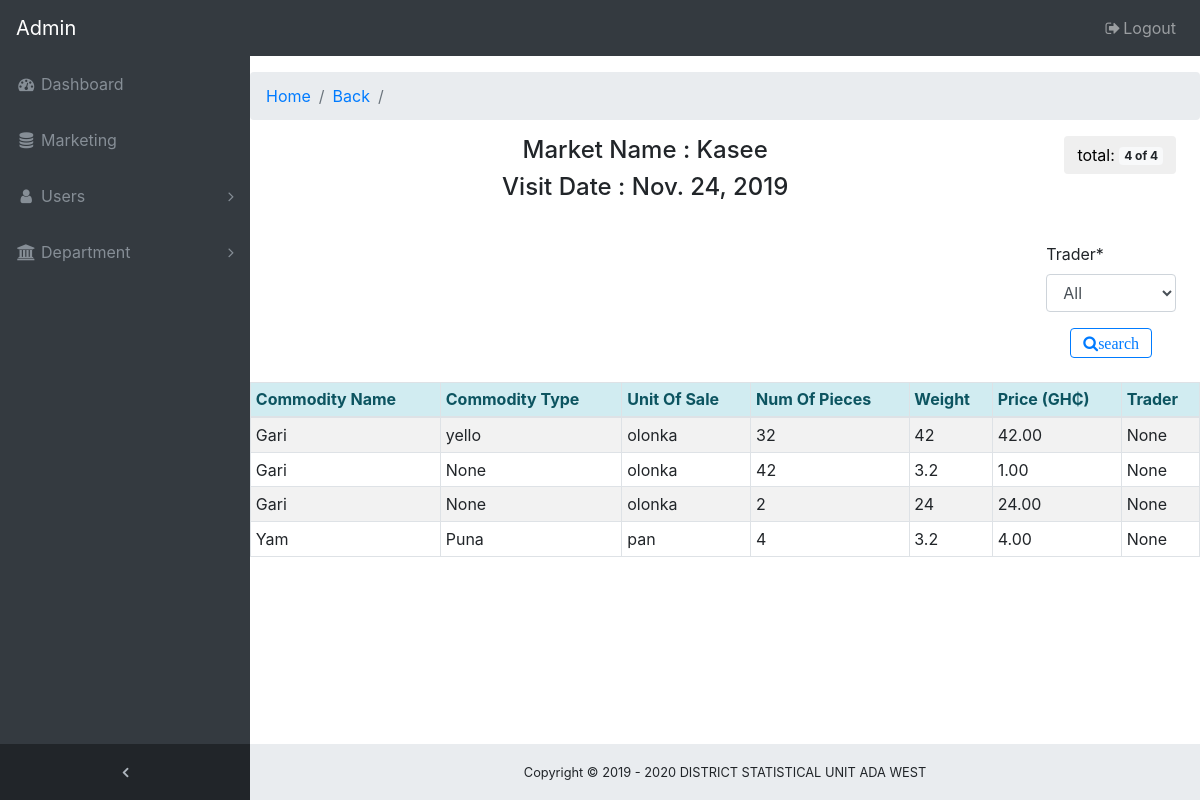
Page /all_productes/13/ on the committed database.
### market/models.py (models this page shows, shortened)
class Visit(BaseModel):
    market_name = models.ForeignKey(Market,on_delete=models.CASCADE,related_name='visits')
    date = models.DateField(default=timezone.now)
    class Meta:
        ordering = ['-date_add']

class Market(BaseModel):
    name = models.CharField(max_length=50,unique=True,help_text='create a new market')
    def __str__(self):
        return self.name
    class Meta:
        verbose_name_plural = 'Market'
        verbose_name = 'Market'
        ordering = ['-date_add']

class Commodity_type(BaseModel):
    visit_day = models.ForeignKey(Visit,on_delete=models.CASCADE,related_name='commodity_visits')
    commodity_type = models.ForeignKey(Commodity,on_delete=models.CASCADE,verbose_name='commodity',related_name='commodities')
    name = models.CharField('commodity type',max_length=200,blank=True, null=True,help_text='eg if you select rice as commodity local or perfume will be the commodity type')
    num_pieces = models.PositiveSmallIntegerField('number of pieces',blank=True, null=True)
    weight_volume = models.CharField('weight volume (kg/litre)',max_length=5,blank=True, null=True)
    price = models.DecimalField('price (GH₵)',blank=True, null=True,decimal_places=2,max_digits=10)
    the_trader = (
        ('t1','Trader 1'),('t2','Trader 2'),('t3','Trader 3'),('t4','Trader 4'),('t5','Trader 5'),
    )
    trader = models.CharField(max_length=2,choices=the_trader,blank=True, null=True)
    class Meta:
        verbose_name_plural = 'Commodity Type\'s'
        verbose_name = 'Commodity'

class Commodity(BaseModel):
    name = models.CharField(max_length=200,unique=True)
    unit_of_sale = models.CharField(max_length=20,blank=True, null=True)
    class Meta:
        verbose_name_plural = 'Commodity\'s'
        verbose_name = 'Commodity'

### market/views.py (the view, shortened to what this page needs)
# urls.py: path('all_productes/<int:product_id>/',views.all_productes,name='all_products'),
def all_productes(request,product_id):
    form = TraderForm()
    visit_date = get_object_or_404(Visit,id=product_id)
    query_set = visit_date.commodity_visits.all()
    query = request.GET.get('keyword')
    trader = request.GET.get('trader')
    context =   {
        'products':query_set,
        'visit_date':visit_date,
        'form':form,
        'total_size': visit_date.commodity_visits.count()
    }
    return render(request,'market/all_products.html',context)

### market/forms.py
class TraderForm(forms.Form):
    the_trader = [
        ('all','All'),('t1','Trader 1'),
        ('t2','Trader 2'),('t3','Trader 3'),
        ('t4','Trader 4'),('t5','Trader 5'),
        ('none','No Trader'),
    ]
    trader = forms.ChoiceField(choices=the_trader,initial='all')

### templates/market/all_products.html
{% extends 'layout/app.html' %}
{% load crispy_forms_tags %}
{% block body %}
<nav class="breadcrumb">
    <a class="breadcrumb-item" href="{% url 'market:market' %}">Home</a>
     <a class="breadcrumb-item" href="{% url 'market:add_new_date' request.session.visit_new_date_back_id %}">Back</a>
    <span class="breadcrumb-item active"></span>
</nav>
<div class="float-right mx-4">
        <button type="button" class="btn btn-muted">
               total: <span class="badge badge-light">{{products|length}} of {{total_size}}</span>
              </button>
</div>
<ul class="text-center list-unstyled">
    <li><h4>Market Name : {{visit_date.market_name}}</h4></li>
    <li><h4>Visit Date : {{ visit_date.date }}</h4></li>
</ul>
<form class="form-inlin" action="#">
<div title="search by trader" class="float-right p-4">
            {{form|crispy}} <button type="submit" class="btn btn-outline-primary fa fa-search mx-4">search</button>
</div>
 <div class='print_me'>
        <table class="table table-bordered table-striped table-sm">
                <thead class="alert-info">
                <tr>
                    <th>Commodity Name</th>
                    <th>Commodity Type</th>
                    <th>Unit Of Sale</th>
                    <th>Num Of Pieces</th>
                    <th>Weight</th>
                    <th> Price (GH₵)</th>
                    <th>Trader</th>
                </tr>
                </thead>
                <tbody>
                {% for products in products %}
                    <tr>
                        <td>{{ products.commodity_type.name }}</td>
                        <td>{{ products.name }}</td>
                        <td>{{ products.commodity_type.unit_of_sale }}</td>
                        <td>{{ products.num_pieces }}</td>
                        <td>{{ products.weight_volume }}</td>
                        <td>{{products.price}}</td>
                        <td>{{products.trader }}</td>
                    </tr>
                {% endfor %}
                </tbody>
            </table>
 </div>
    </form>
{% endblock %}

### mysite/static/css/sb-admin.css (style rules this page uses)
html { position: relative; min-height: 100%; }
body { overflow-x: hidden; }
body.sticky-footer { margin-bottom: 56px; }
body.fixed-nav { padding-top: 56px; }

### rows in the picture
Visit: market_name "Kasee", date "Nov. 24, 2019"
Commodity_type: commodity_type.name "Gari", name "yello", commodity_type.unit_of_sale "olonka", num_pieces "32", weight_volume "42", price "42.00", trader "None"
Commodity_type: commodity_type.name "Gari", name "None", commodity_type.unit_of_sale "olonka", num_pieces "42", weight_volume "3.2", price "1.00", trader "None"
Commodity_type: commodity_type.name "Gari", name "None", commodity_type.unit_of_sale "olonka", num_pieces "2", weight_volume "24", price "24.00", trader "None"
Commodity_type: commodity_type.name "Yam", name "Puna", commodity_type.unit_of_sale "pan", num_pieces "4", weight_volume "3.2", price "4.00", trader "None"

### other values in the picture
{{ products|length }} "4"
{{ total_size }} "4"
